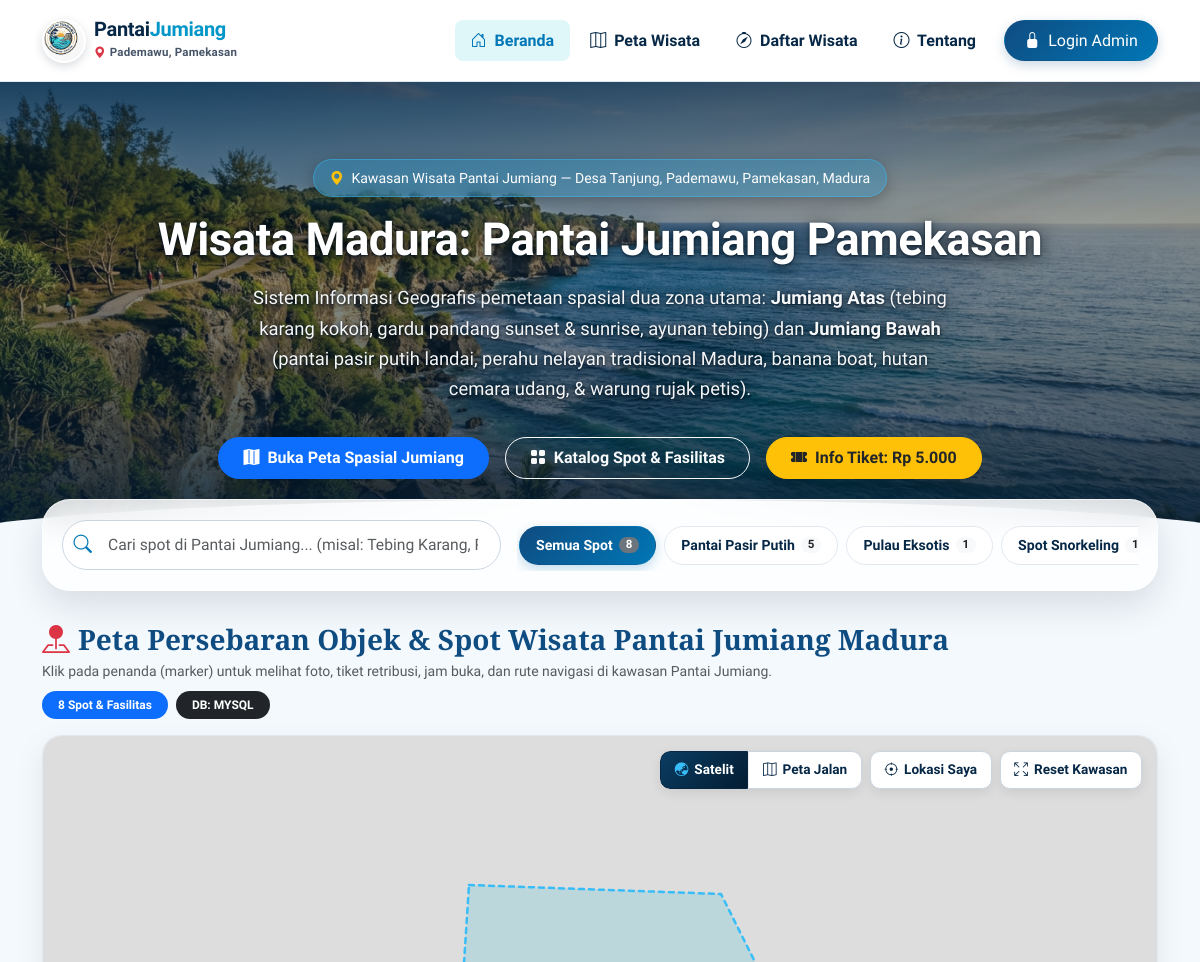
/ (upper part), run on an earlier commit of the app's database.
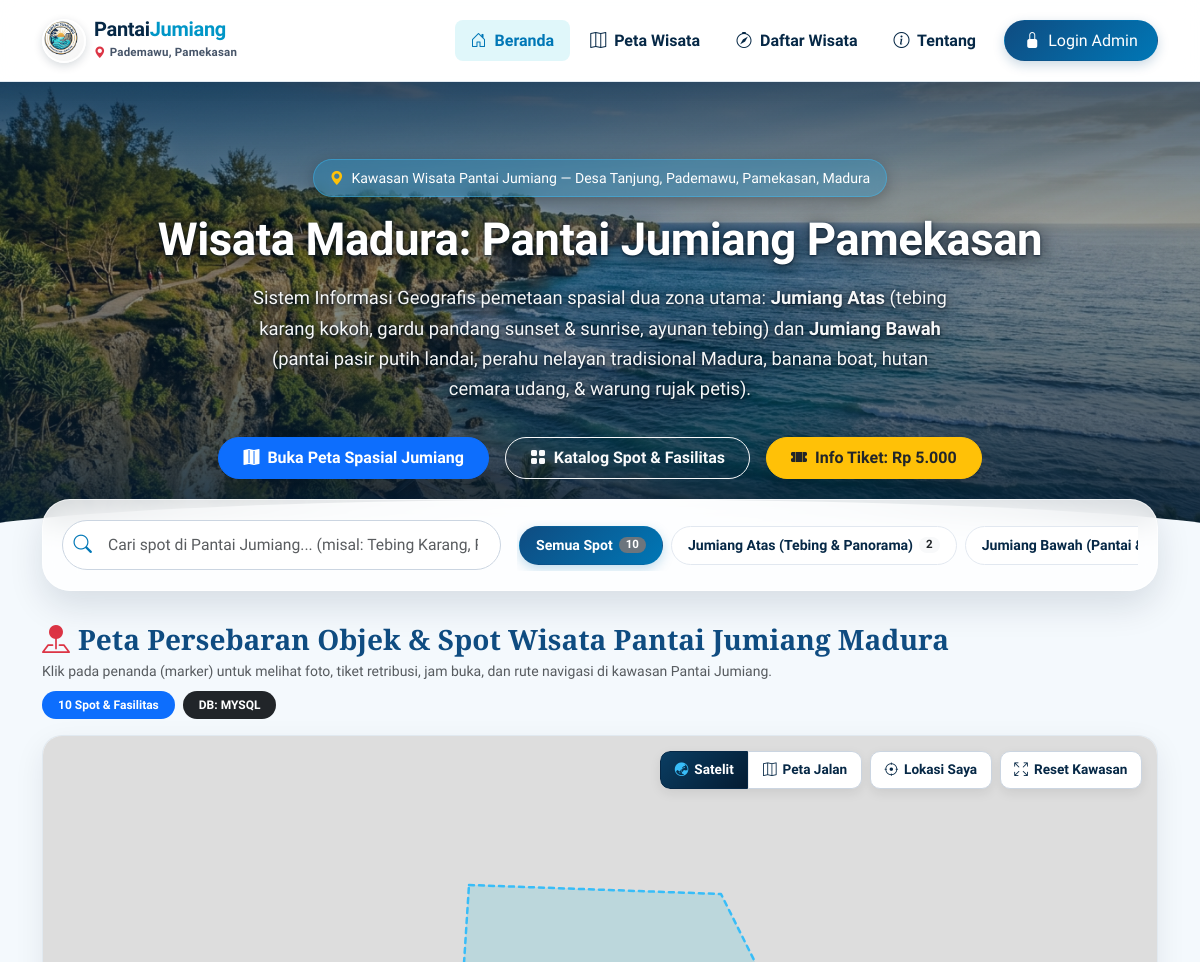
And on a later commit of the database.
### tables this page shows
CREATE TABLE `kategori_wisata` (
  `id_kategori` INT AUTO_INCREMENT PRIMARY KEY,
  `nama_kategori` VARCHAR(100) NOT NULL,
  `deskripsi` TEXT NULL
);

### config/db.php (called while the page is built, shortened)
<?php
class Database {
    private static ?PDO $pdo = null;
    private static string $driver = 'none';
    public static function getConnection(): PDO {
        try {
            $dsnCheck = "mysql:host=" . DB_HOST . ";port=" . DB_PORT . ";charset=utf8mb4";
            $tempPdo = new PDO($dsnCheck, DB_USER, DB_PASS, [
                PDO::ATTR_ERRMODE => PDO::ERRMODE_EXCEPTION,
                PDO::ATTR_DEFAULT_FETCH_MODE => PDO::FETCH_ASSOC,
                PDO::ATTR_TIMEOUT => 2
            ]);
            $stmt = $tempPdo->query("SHOW DATABASES LIKE '" . DB_NAME . "'");
            $dbExists = $stmt->fetch();
            if (!$dbExists) {
                $pdo = new PDO("mysql:host=" . DB_HOST . ";port=" . DB_PORT . ";dbname=" . DB_NAME . ";charset=utf8mb4", DB_USER, DB_PASS, [
                    PDO::ATTR_ERRMODE => PDO::ERRMODE_EXCEPTION,
                    PDO::ATTR_DEFAULT_FETCH_MODE => PDO::FETCH_ASSOC
                ]);
                if (file_exists(SQL_SCHEMA_FILE)) {
                    $sqlContent = file_get_contents(SQL_SCHEMA_FILE);
                    $sqlContent = preg_replace('/CREATE DATABASE.*?;/is', '', $sqlContent);
                    $sqlContent = preg_replace('/USE.*?;/is', '', $sqlContent);
                    $pdo->exec($sqlContent);
                }
            } else {
                $pdo = new PDO("mysql:host=" . DB_HOST . ";port=" . DB_PORT . ";dbname=" . DB_NAME . ";charset=utf8mb4", DB_USER, DB_PASS, [
                    PDO::ATTR_ERRMODE => PDO::ERRMODE_EXCEPTION,
                    PDO::ATTR_DEFAULT_FETCH_MODE => PDO::FETCH_ASSOC
                ]);
            }
            self::$pdo = $pdo;
            self::$driver = 'mysql';
            return self::$pdo;
        } catch (Throwable $e) {
            try {
                $sqliteDir = dirname(SQLITE_FILE);
                if (!is_dir($sqliteDir)) {
                    mkdir($sqliteDir, 0777, true);
                }
                $needInit = !file_exists(SQLITE_FILE) || filesize(SQLITE_FILE) === 0;
                $pdo = new PDO("sqlite:" . SQLITE_FILE, null, null, [
                    PDO::ATTR_ERRMODE => PDO::ERRMODE_EXCEPTION,
                    PDO::ATTR_DEFAULT_FETCH_MODE => PDO::FETCH_ASSOC
                ]);
                $pdo->exec("PRAGMA foreign_keys = ON;");
                if ($needInit) {
                    self::initSQLiteDatabase($pdo);
                }
                self::$pdo = $pdo;
                self::$driver = 'sqlite';
                self::$statusMessage = 'Terhubung ke SQLite (Standalone Fallback). Aktifkan MySQL di XAMPP untuk beralih.';
                return self::$pdo;
            } catch (Throwable $sqle) {
                die("Gagal inisialisasi basis data: " . htmlspecialchars($sqle->getMessage()));
            }
        }
    }
    public static function getDriver(): string {
        return self::$driver;
    }
}
function getDBDriver(): string {
    return Database::getDriver();
}

### index.php (the view, shortened to what this page needs)
<?php
require_once __DIR__ . '/config/db.php';
$db = getDB();
$categories = [];
try {
    $stmtKat = $db->query("
        SELECT k.*, COUNT(w.id_wisata) AS total
        FROM kategori_wisata k
        LEFT JOIN wisata w ON k.id_kategori = w.id_kategori AND w.status = 'aktif'
        GROUP BY k.id_kategori
        ORDER BY k.id_kategori ASC
    ");
    $categories = $stmtKat->fetchAll();
} catch (Throwable $e) {
}
$totalWisata = 0;
try {
    $totalWisata = (int)$db->query("SELECT COUNT(*) FROM wisata WHERE status = 'aktif'")->fetchColumn();
} catch (Throwable $e) {}
include __DIR__ . '/includes/header.php';
?>
<section class="hero-bahari text-center">
    <div class="container position-relative" style="z-index: 2;">
        <span class="badge hero-badge-pill text-white border px-3 py-2 rounded-pill mb-3">
            <i class="bi bi-geo-alt-fill me-1 text-warning"></i> Kawasan Wisata Pantai Jumiang — Desa Tanjung, Pademawu, Pamekasan, Madura
        </span>
        <h1 class="hero-title">Wisata Madura: Pantai Jumiang Pamekasan</h1>
        <p class="hero-subtitle">
            Sistem Informasi Geografis pemetaan spasial dua zona utama: <strong>Jumiang Atas</strong> (tebing karang kokoh, gardu pandang sunset & sunrise, ayunan tebing) dan <strong>Jumiang Bawah</strong> (pantai pasir putih landai, perahu nelayan tradisional Madura, banana boat, hutan cemara udang, & warung rujak petis).
        </p>
        <div class="d-flex justify-content-center gap-3 flex-wrap">
            <a href="#sectionPeta" class="btn btn-primary rounded-pill px-4 py-2 fw-semibold shadow">
                <i class="bi bi-map-fill me-1"></i> Buka Peta Spasial Jumiang
            </a>
            <a href="daftar-wisata.php" class="btn btn-outline-light rounded-pill px-4 py-2 fw-semibold">
                <i class="bi bi-grid-fill me-1"></i> Katalog Spot & Fasilitas
            </a>
            <button type="button" class="btn btn-warning rounded-pill px-4 py-2 fw-semibold text-dark shadow" data-bs-toggle="modal" data-bs-target="#modalInfoTiket">
                <i class="bi bi-ticket-perforated-fill me-1"></i> Info Tiket: Rp 5.000
            </button>
        </div>
    </div>
</section>
<section class="container">
    <div class="search-box-card">
        <div class="row g-3 align-items-center">
            <div class="col-lg-5 position-relative">
                <span class="search-icon-wrap">
                    <i class="bi bi-search"></i>
                </span>
                <input type="text" id="searchWisataInput" class="form-control input-search-bahari"
                       placeholder="Cari spot di Pantai Jumiang... (misal: Tebing Karang, Pasir Putih, Sunset, Rujak)">
            </div>
            <div class="col-lg-7">
                <div class="category-pills-container">
                    <button type="button" class="category-pill active" data-category="0">
                        <span>Semua Spot</span>
                        <span class="badge bg-secondary"><?= $totalWisata ?></span>
                    </button>
                    <?php foreach ($categories as $cat): ?>
                        <button type="button" class="category-pill" data-category="<?= $cat['id_kategori'] ?>">
                            <span><?= htmlspecialchars($cat['nama_kategori']) ?></span>
                            <span class="badge bg-light text-dark"><?= $cat['total'] ?></span>
                        </button>
                    <?php endforeach; ?>
                </div>
            </div>
        </div>
    </div>
</section>
<section id="sectionPeta" class="container mt-4 pt-2">
    <div class="d-flex justify-content-between align-items-center mb-3 flex-wrap gap-2">
        <div>
            <h3 class="font-serif fw-bold text-ocean-primary mb-1">
                <i class="bi bi-pin-map-fill text-danger me-2"></i>Peta Persebaran Objek & Spot Wisata Pantai Jumiang Madura
            </h3>
            <p class="text-muted small mb-0">Klik pada penanda (marker) untuk melihat foto, tiket retribusi, jam buka, dan rute navigasi di kawasan Pantai Jumiang.</p>
        </div>
        <div class="d-flex align-items-center gap-2">
            <span class="badge bg-primary rounded-pill px-3 py-2" id="totalWisataBadge">
                <?= $totalWisata ?> Spot & Fasilitas
            </span>
            <span class="badge bg-dark rounded-pill px-3 py-2" id="dbDriverBadge">
                DB: <?= strtoupper(getDBDriver()) ?>
            </span>
        </div>
    </div>
    <div class="map-wrapper">
        <div id="mapWisata"></div>
        <div class="map-floating-overlay">
            <div class="map-layer-toggle" role="group" aria-label="Pilihan Peta Dasar">
                <button type="button" id="btnLayerSatellite" class="map-control-btn active" title="Tampilan Citra Satelit Hybrid">
                    <i class="bi bi-globe-asia-australia"></i> Satelit
                </button>
                <button type="button" id="btnLayerStreet" class="map-control-btn" title="Tampilan Peta Jalan Standar">
                    <i class="bi bi-map"></i> Peta Jalan
                </button>
            </div>
            <button id="btnLocateUser" class="map-control-btn" title="Deteksi Lokasi Anda Saat Ini">
                <i class="bi bi-crosshair"></i> Lokasi Saya
            </button>
            <button id="btnResetMap" class="map-control-btn" title="Fokuskan Kembali ke Kawasan Pantai Jumiang">
                <i class="bi bi-arrows-fullscreen"></i> Reset Kawasan
            </button>
        </div>
    </div>
</section>
<?php include __DIR__ . '/includes/footer.php'; ?>

### includes/header.php (shortened to what this page needs)
<?php
require_once __DIR__ . '/../config/db.php';
$currentPage = basename($_SERVER['PHP_SELF']);
$isLoggedIn = !empty($_SESSION['user_id']);
?>
<!DOCTYPE html>
<html lang="id">
<head>
    <link href="https://cdn.jsdelivr.net/npm/bootstrap@5.3.3/dist/css/bootstrap.min.css" rel="stylesheet">
    <link rel="stylesheet" href="https://cdn.jsdelivr.net/npm/bootstrap-icons@1.11.3/font/bootstrap-icons.min.css">
    <link rel="stylesheet" href="https://unpkg.com/leaflet@1.9.4/dist/leaflet.css"/>
    <link rel="stylesheet" href="assets/css/style.css">
</head>
<body>
<nav class="navbar navbar-expand-lg navbar-bahari sticky-top">
    <div class="container">
        <a class="navbar-brand d-flex align-items-center gap-2" href="index.php">
            <img src="assets/img/logo_pantai_jumiang.jpg" alt="Logo Wisata Pantai Jumiang" class="brand-logo-img">
            <div class="d-flex flex-column justify-content-center">
                <span class="brand-title-text lh-1">Pantai<span class="text-ocean-accent">Jumiang</span></span>
                <span class="brand-location-text d-flex align-items-center gap-1 mt-1">
                    <i class="bi bi-geo-alt-fill text-danger"></i> Pademawu, Pamekasan
                </span>
            </div>
        </a>
        <div class="collapse navbar-collapse" id="navMain">
            <ul class="navbar-nav ms-auto align-items-lg-center gap-1">
                <li class="nav-item">
                    <a class="nav-link <?= $currentPage === 'index.php' ? 'active' : '' ?>" href="index.php">
                        <i class="bi bi-house-door me-1"></i> Beranda
                    </a>
                </li>
                <li class="nav-item">
                    <a class="nav-link" href="index.php#sectionPeta">
                        <i class="bi bi-map me-1"></i> Peta Wisata
                    </a>
                </li>
                <li class="nav-item">
                    <a class="nav-link <?= $currentPage === 'daftar-wisata.php' ? 'active' : '' ?>" href="daftar-wisata.php">
                        <i class="bi bi-compass me-1"></i> Daftar Wisata
                    </a>
                </li>
                <li class="nav-item">
                    <a class="nav-link <?= $currentPage === 'tentang.php' ? 'active' : '' ?>" href="tentang.php">
                        <i class="bi bi-info-circle me-1"></i> Tentang
                    </a>
                </li>
                <li class="nav-item ms-lg-2 mt-2 mt-lg-0">
                    <?php if ($isLoggedIn): ?>
                        <a href="admin/index.php" class="btn btn-nav-admin">
                            <i class="bi bi-speedometer2 me-1"></i> Dashboard Admin
                        </a>
                    <?php else: ?>
                        <a href="admin/login.php" class="btn btn-nav-admin">
                            <i class="bi bi-lock-fill me-1"></i> Login Admin
                        </a>
                    <?php endif; ?>
                </li>
            </ul>
        </div>
    </div>
</nav>

### includes/footer.php (shortened to what this page needs)
</body>
</html>

What changed in the data, as far as the page shows it:
removed kategori_wisata: nama_kategori "Pantai Pasir Putih", total "5"
removed kategori_wisata: nama_kategori "Pulau Eksotis", total "1"
no longer on this page (row edited): kategori_wisata: nama_kategori "Spot Snorkeling", total "1"
added kategori_wisata: nama_kategori "Jumiang Atas (Tebing & Panorama)", total "2"
added kategori_wisata: nama_kategori "Jumiang Bawah (Pantai…"
Also different on the page:
$totalWisata: "8" → "10"
